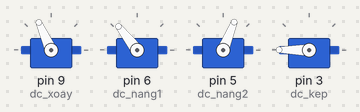
Recording of a sketch running on a simulated Arduino Uno, built with avr-gcc and run on an emulated ATmega328P. On the bench: 4 × servo.

Above: at 0.05 s.
At 1.35 s:
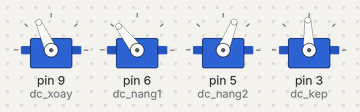
At 2.65 s:
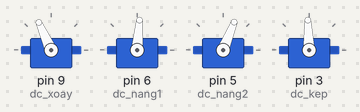
At 5.25 s:
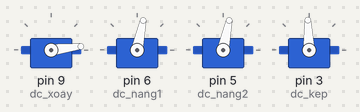
At 7.85 s:
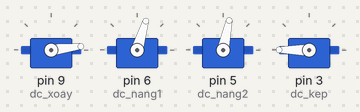
At 10.45 s:
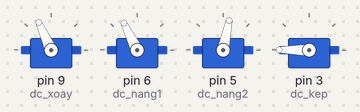
Timing chart, 0 to 13.8 s (numbered marks = the images above):
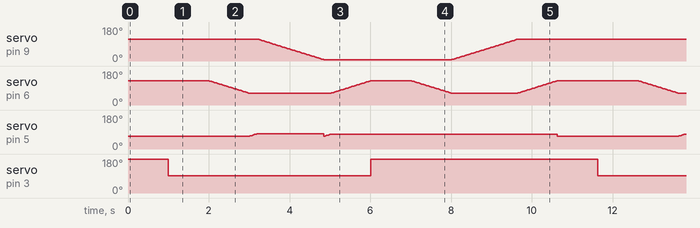

Measured:
- by itself, servo on pin 6 (dc_nang1): moves between 63° and 128°, repeating every 10.6 s
- by itself, servo on pin 3 (dc_kep): alternates 180° for 5.6 s and 92° for 5.0 s
- by itself, servo on pin 5 (dc_nang2): repeats every 10.6 s: 71° 0.03 s, 73° 0.03 s, 75° 0.03 s, 77° 0.03 s, 79° 0.03 s, 81° 0.03 s, 82° 1.6 s, 68° 0.03 s, 70° 0.03 s, 72° 0.03 s, 74° 0.03 s, 76° 0.03 s, 78° 5.6 s, 68° 3.0 s, 69° 0.03 s

The sketch:

chuong_trinh_tu_dong.ino
```cpp
#include <Servo.h>
Servo dc_xoay;
Servo dc_nang1;
Servo dc_nang2;
Servo dc_kep;
int val1,val2,val3,val4;

void setup()
{
  dc_xoay.attach(9);
  dc_nang1.attach(6);
  dc_nang2.attach(5);
  dc_kep.attach(3);
  Serial.begin(9600);
}

void loop()
{
 val1 =114 ; val2 = 128;val3 =68 ; val4 =180 ;motor(); delay(1000);
 val4 =92 ;dc_kep.write(val4); delay(1000);
 for (val2 = 128; val2 >= 63; val2 -= 1) {dc_nang1.write(val2);delay(15);}
 for (val3 = 68; val3 <= 82; val3 += 1) {dc_nang2.write(val3);delay(15);}
 for (val1 = 114; val1 >= 7; val1 -= 1) {dc_xoay.write(val1);delay(15);}
 for (val3 = 68; val3 <= 78; val3 += 1) {dc_nang2.write(val3);delay(15);}
 for (val2 = 63; val2 <= 128; val2 += 1) {dc_nang1.write(val2);delay(15);}
 val4 =180 ;dc_kep.write(val4); delay(1000);

 for (val2 = 128; val2 >= 63; val2 -= 1) {dc_nang1.write(val2);delay(15);}
 for (val1 = 7; val1 <= 114; val1 += 1) {dc_xoay.write(val1);delay(15);}
 for (val2 = 63; val2 <= 128; val2 += 1) {dc_nang1.write(val2);delay(15);}

}
void motor()
{
  dc_xoay.write(val1);
  dc_nang1.write(val2);
  dc_nang2.write(val3);
  dc_kep.write(val4);
}
```
